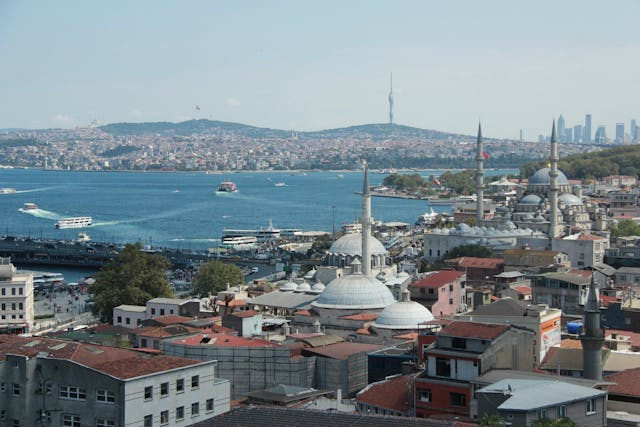
#> input picture veri/istanbul.jpg, 640 x 427 px, found by its file name
$ python 04_renk_histogrami.py
#> lines starting #> are read from the running program, lines starting #| are printed output that depends on the picture
import cv2
import numpy as np
from matplotlib import pyplot as plt

# Üzerinde çalışacağım görüntünün dosya yolunu belirtiyorum.
data_path = "C:\\Users\\muham\\Desktop\\goruntu_isleme\\kodlar\\veri\\istanbul.jpg"

# Görüntüyü okuyup 'img' değişkenine atıyorum.
img = cv2.imread(data_path)
#> img is the input picture: shape (427, 640, 3); mean B, G, R 142.7, 136.7, 124.1

# Orijinal resmi ekranda gösteriyorum.
cv2.imshow("Resmin", img)

# Görüntünün BGR (Blue, Green, Red) renk kanallarını birbirinden ayırıyorum.
b, g, r = cv2.split(img)
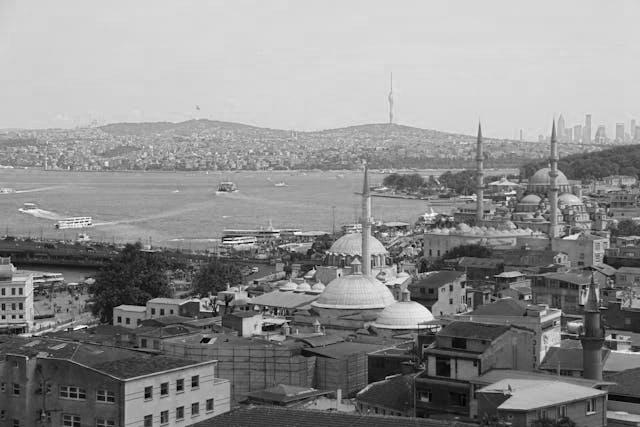
#> b: shape (427, 640); min 0, max 255, mean 142.7
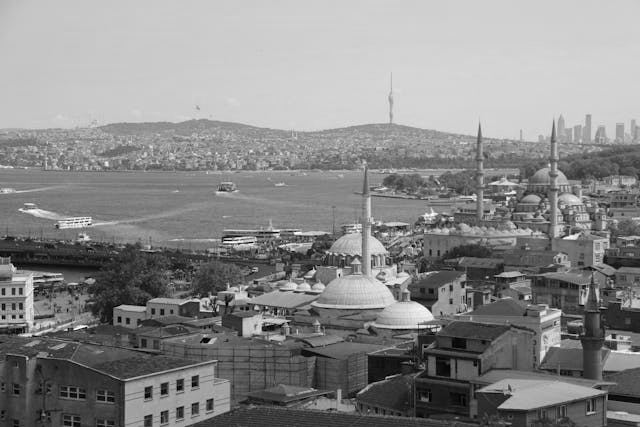
#> g: shape (427, 640); min 0, max 255, mean 136.7
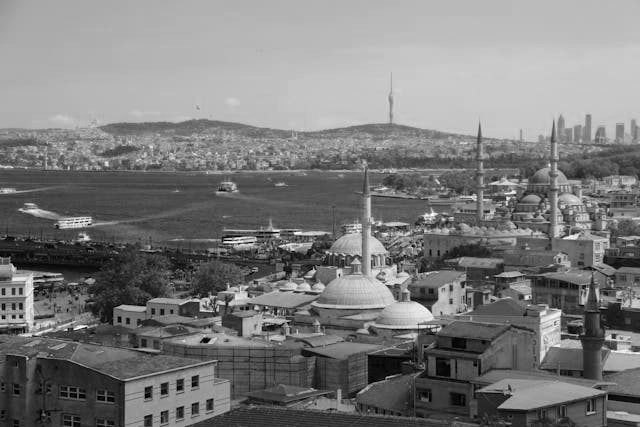
#> r: shape (427, 640); min 0, max 255, mean 124.1

# Matplotlib kullanarak her bir renk kanalının piksel yoğunluğunu (histogramını) çizdiriyorum.
# .ravel() ile matrisi tek boyutlu diziye çevirip, 0-256 aralığındaki değerleri hesaplatıyorum.
plt.hist(b.ravel(), 256, [0, 256])
plt.hist(g.ravel(), 256, [0, 256])
plt.hist(r.ravel(), 256, [0, 256])

# Oluşturduğum grafiği ekranda gösteriyorum.
plt.show()
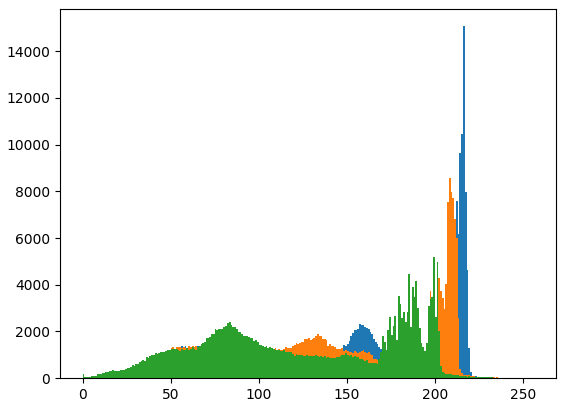
#> figure drawn by matplotlib, 1 panel; tallest bar 15065 high, from x = 216 to 217; tallest bar 8587 high, from x = 208 to 209; tallest bar 5191 high, from x = 199 to 200

# Pencereleri açık tutmak ve bellekten güvenlice silmek için standart bekleme komutlarım.
cv2.waitKey(0)
cv2.destroyAllWindows()

$ run again, with veri/afrika.jpg copied over veri/istanbul.jpg
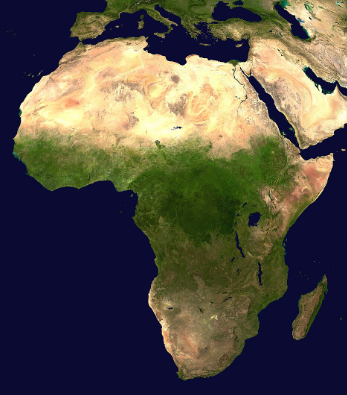
#> input picture veri/afrika.jpg, 347 x 395 px, found by its file name
#> img is the input picture: shape (395, 347, 3); mean B, G, R 69.6, 78.6, 83.9
#> `b, g, r = cv2.split(img)`:
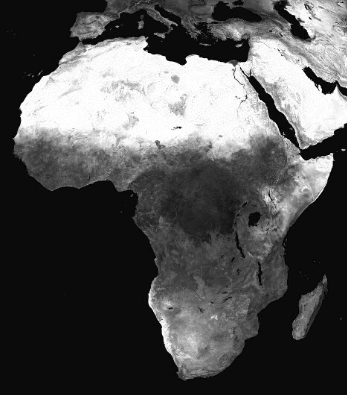
#> r: shape (395, 347); min 0, max 255, mean 83.9
#> `plt.show()`:
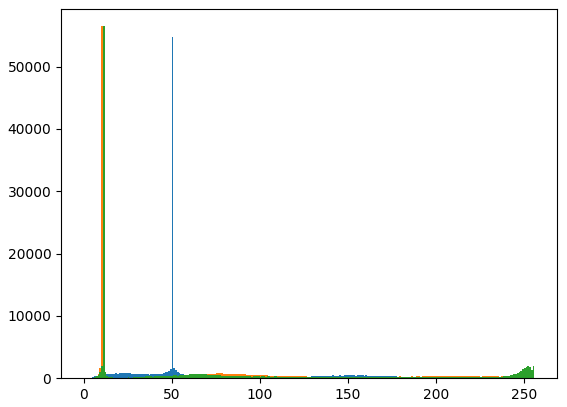
#> figure drawn by matplotlib, 1 panel; tallest bar 54757 high, from x = 50 to 51; tallest bar 56476 high, from x = 10 to 11; tallest bar 56490 high, from x = 11 to 12

$ run again, with veri/sokak.jpg copied over veri/istanbul.jpg
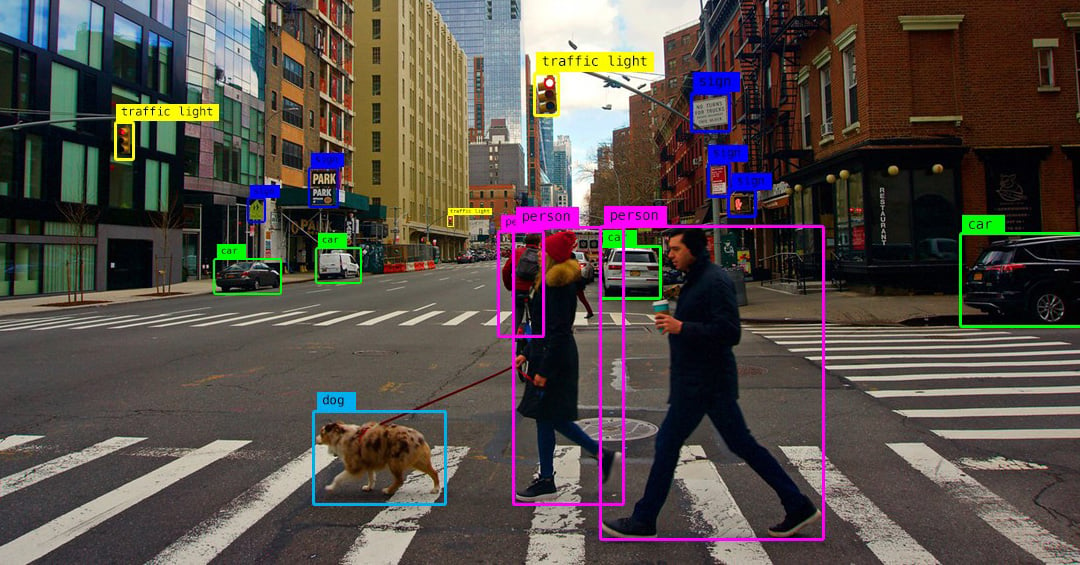
#> input picture veri/sokak.jpg, 1080 x 565 px, found by its file name
#> img is the input picture: shape (565, 1080, 3); mean B, G, R 72, 77.4, 85.7
#> `b, g, r = cv2.split(img)`:
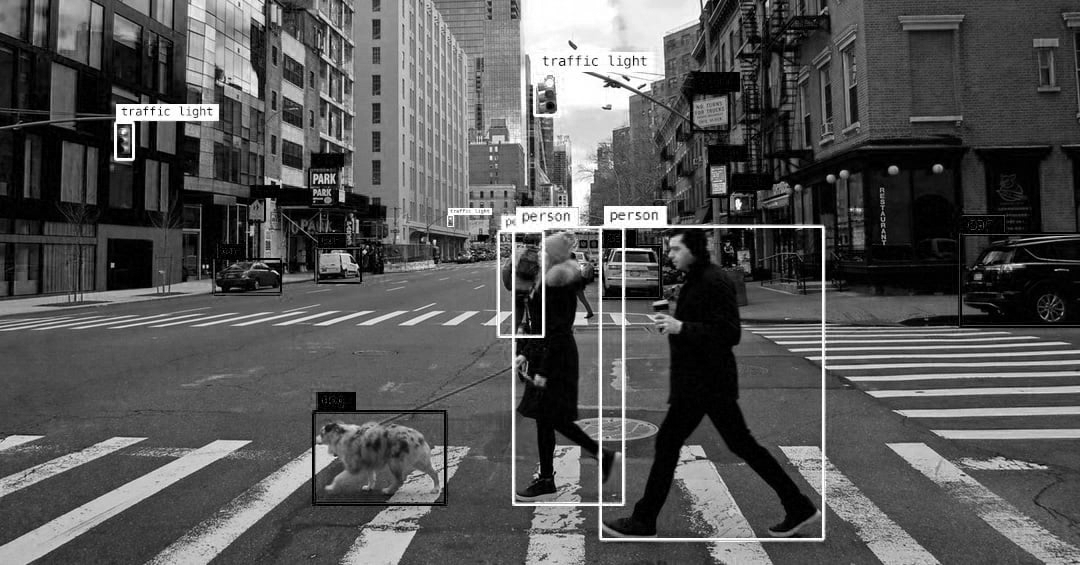
#> r: shape (565, 1080); min 0, max 255, mean 85.7
#> `plt.show()`:
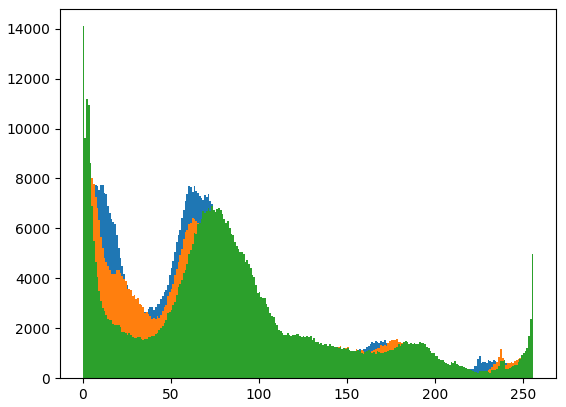
#> figure drawn by matplotlib, 1 panel; tallest bar 11229 high, from x = 0 to 1; tallest bar 8060 high, from x = 4 to 5; tallest bar 14098 high, from x = 0 to 1

$ run again, with veri/yuvarlak_cisim1.jpg copied over veri/istanbul.jpg
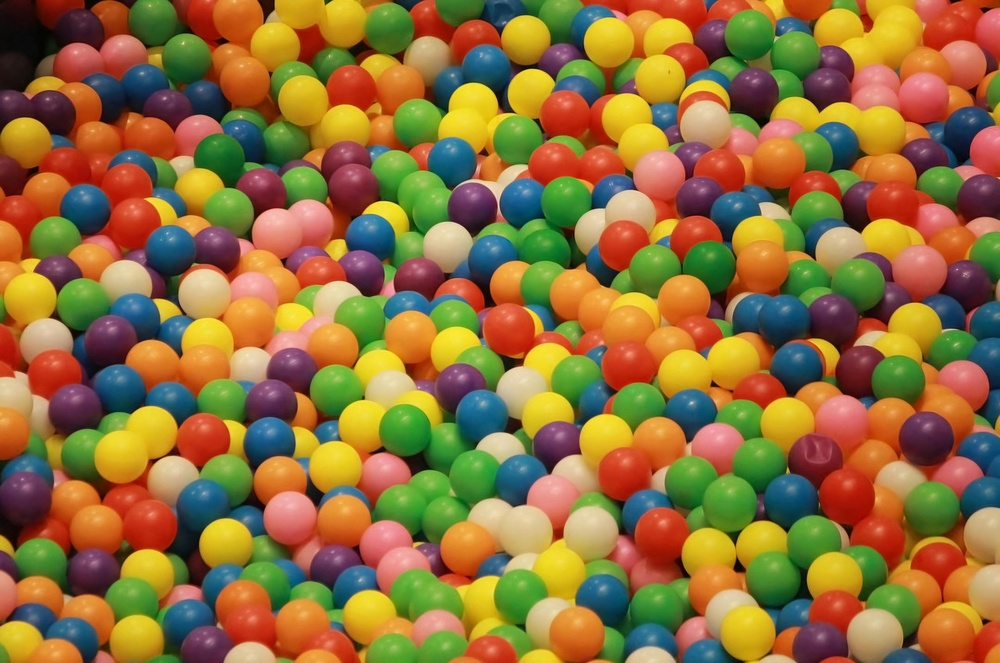
#> input picture veri/yuvarlak_cisim1.jpg, 1000 x 663 px, shrunk from 4320 x 2864 before the run, found by its file name
#> img is the input picture: shape (663, 1000, 3); mean B, G, R 58.6, 112.1, 145.3
#> `b, g, r = cv2.split(img)`:
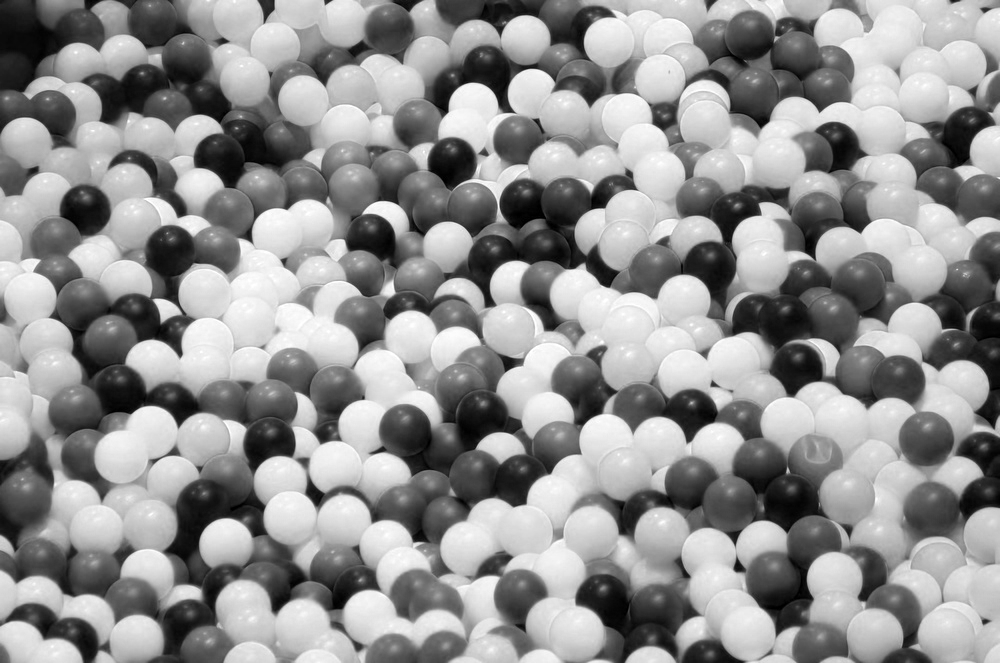
#> r: shape (663, 1000); min 0, max 255, mean 145.3
#> `plt.show()`:
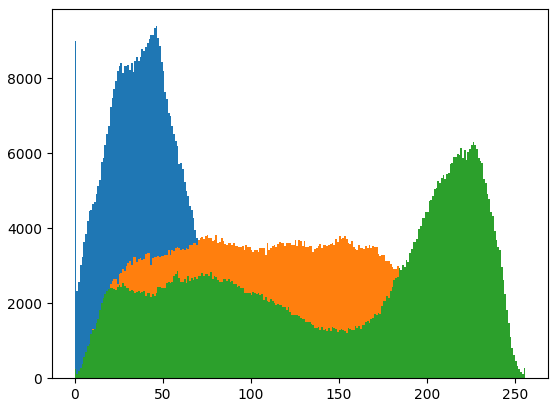
#> figure drawn by matplotlib, 1 panel; tallest bar 9382 high, from x = 46 to 47; tallest bar 3815 high, from x = 75 to 76; tallest bar 6304 high, from x = 226 to 227
